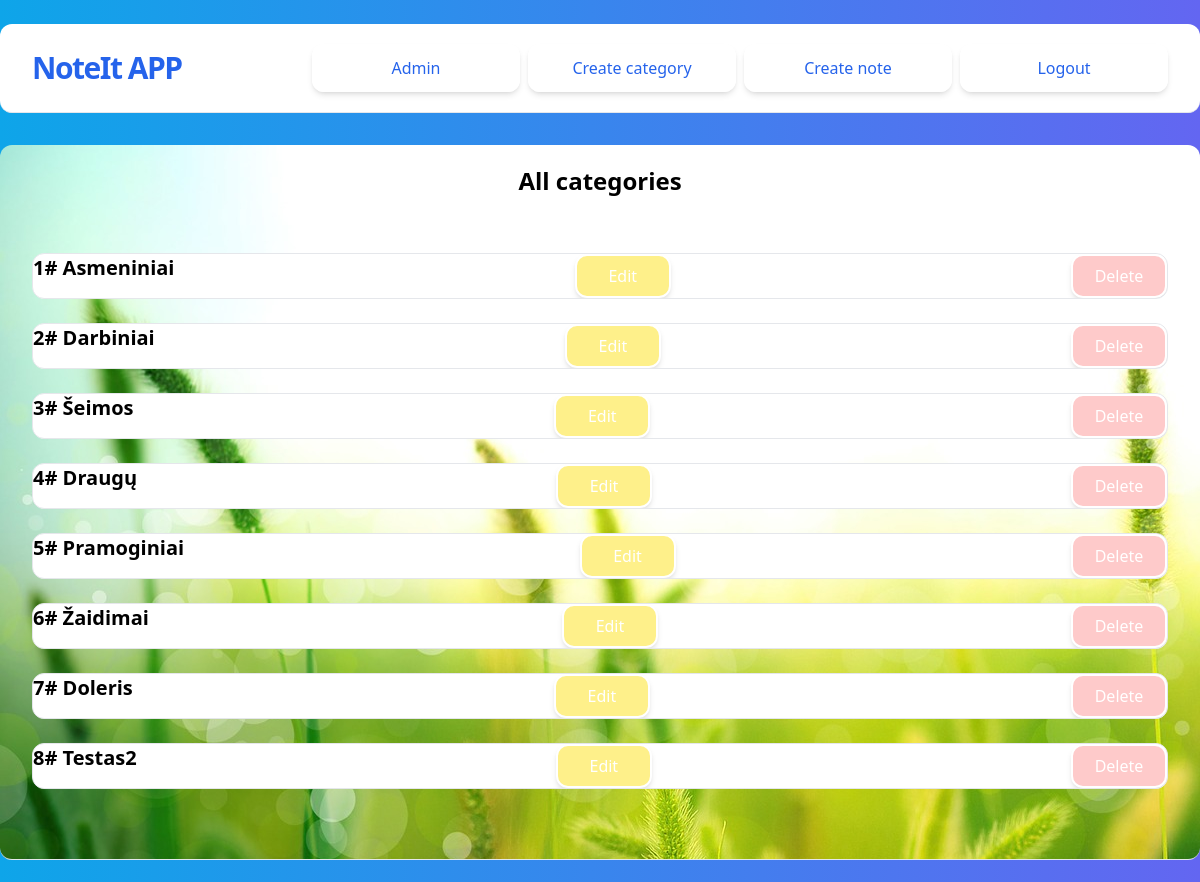
/category/ (signed in), run on the app's committed database.
### noteit/models.py (models this page shows, shortened)
class NoteCategory(models.Model):
    name = models.CharField(max_length=50)

### noteit/views.py (the view)
# urls.py: path('category/', NotesCategoryListView.as_view(), name='notecategory-list'),
@method_decorator(login_required, name='dispatch')
class NotesCategoryListView(ListView):
    model = NoteCategory
    context_object_name = 'categories'

### noteit/templates/noteit/notecategory_list.html
{% extends 'noteit/base.html' %} {% block content %}
<div class="mb-3">
  <h1 class="text-2xl text-center font-bold mb-8">All categories</h1>
</div>
<div class="h-full overflow-auto pb-32">
  {% for category in categories %}
  <div
    class="overflow-hidden hover:bg-indigo-200 border mt-6 flex justify-between text-center border-b rounded-xl bg-white"
  ><p class="text-xl font-bold">{{category.pk}}# {{category.name}}</p>
  <a href="{% url 'notecategory-update' category.pk %}">
    <button
      type="submit"
      class="w-24 items-center block p-2 text-base font-medium text-center text-white transition duration-500 ease-in-out transform bg-yellow-200 hover:bg-yellow-500 border-2 border-white shadow-md rounded-xl focus:outline-none focus:ring-2 focus:ring-offset-2 focus:ring-gray-500"
    >
      Edit
    </button>
    <a href="{% url 'notecategory-delete' category.pk %}">
      <button
        class="w-24 items-center block p-2 text-base font-medium text-center text-white transition duration-500 ease-in-out transform bg-red-200 hover:bg-red-700 border-2 border-white shadow-md rounded-xl focus:outline-none focus:ring-2 focus:ring-offset-2 focus:ring-gray-500"
      >
        Delete
      </button>
    </a>
  </div>
  {% endfor %}
</div>
{% endblock content %}

### data on the page
NoteCategory: pk "1", name "Asmeniniai"
NoteCategory: pk "2", name "Darbiniai"
NoteCategory: pk "3", name "Šeimos"
NoteCategory: pk "4", name "Draugų"
NoteCategory: pk "5", name "Pramoginiai"
NoteCategory: pk "6", name "Žaidimai"
NoteCategory: pk "7", name "Doleris"
NoteCategory: pk "8", name "Testas2"
